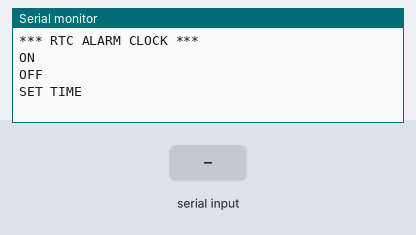
Recording of a program running on a simulated ATmega328P, built with avr-gcc and emulated at 16 MHz. On the bench: the last lines printed to the serial monitor. Wiring (inferred from the names in the program): DS3231 clock at I2C address 0x68. Inputs (shaded band) come from the test bench. The local clock reads 2024-03-15 10:24:30 at power-on unless the program sets it.

Above: at 1.2 s.
1.3 s: "SET TIME \n" received over Serial
At 2.1 s:
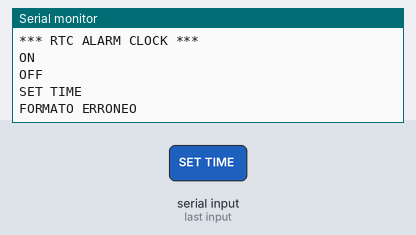
At 3.1 s:
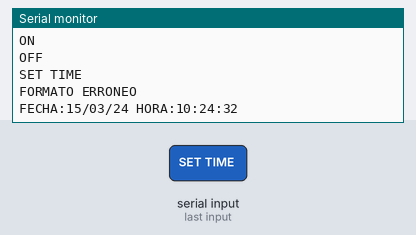
Timing chart, 0 to 4.6 s (numbered marks = the images above; inputs shaded):
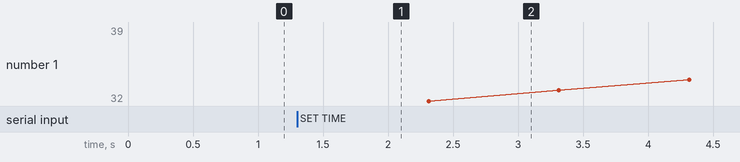

The program:

main.c
```c
#include <avr/io.h>
#include <avr/interrupt.h>
#include <string.h>
#include <util/delay.h>
#include <stdint.h>
#include <stdio.h>

#include "i2c.h"
#include "config.h"
#include "uart.h"
#include "ds3231.h"

#define BUFFER_SIZE 32

typedef enum {
	IDLE,
	ON,
	SET_TIME
} state_t;

static state_t state = IDLE;
static char    cmd_buf[BUFFER_SIZE]; //buffer para comando
static uint8_t cmd_len = 0;

//Acumula bytes hasta CR/LF --> devuelve 1 cuando termino la linea en el bufferASAS
static uint8_t rx_line_ready(void) {
	while (uart_available()) { //mientras haya datos en el buffer
		char c = uart_read(); //lee caracter
		if (c=='\r' || c=='\n') { //verifica si es fin de linea
			cmd_buf[cmd_len] = '\0';
			cmd_len = 0;
			return 1;
		}
		if (cmd_len < BUFFER_SIZE-1) { //verifica que no este lleno
			cmd_buf[cmd_len] = c;
			cmd_len++;
		}
	}
	return 0;
}

int main(void) {
	DDRD |= (1<<PD1);// PD1 = TX out
	uart_init_int();
	twi_init();


	uart_write("\r\n*** RTC ALARM CLOCK ***\r\n");
	uart_write("ON\r\nOFF\r\nSET TIME\r\n");

	rtc_time_t now;
	uint16_t   ms_count = 0;

	while (1) {
		//Menu de opciones
		if (rx_line_ready()) {
			if      (strcasecmp(cmd_buf, "ON") == 0)        state = ON;
			else if (strcasecmp(cmd_buf, "OFF") == 0)       state = IDLE;
			else if (strncmp(cmd_buf, "SET TIME ", 9) == 0) state = SET_TIME;
			cmd_buf[0] = '\0';
			ms_count = 0;
		}

		switch (state) {

			case IDLE:
			_delay_ms(10);
			break;

			case ON:
			_delay_ms(10);
			if ((ms_count += 10) >= 1000) {
				ms_count = 0;
				if (!ds3231_read_time(&now)) {
					char out[48];
					sprintf(out,"\rFECHA:%02u/%02u/%02u HORA:%02u:%02u:%02u    ",now.date, now.month, now.year,now.hour, now.min,  now.sec);uart_write(out);
				}
			}
			break;

			case SET_TIME:
			{
				rtc_time_t t;
				if (sscanf(cmd_buf+9, "%hhu/%hhu/%hhu %hhu:%hhu:%hhu",&t.date, &t.month, &t.year,&t.hour, &t.min,  &t.sec) == 6){
					t.day = 1;
					if (!ds3231_set_time(&t)){
						uart_write("OK\r\n");
					}else{
						uart_write("ERROR I2C\r\n");
					}
				} else {
					uart_write("FORMATO ERRONEO\r\n");
				}
				state = ON;
			}
			break;
		}
	}
}
```

ds3231.c
```c
#include "i2c.h"
#include "ds3231.h"

uint8_t bcd2dec(uint8_t b){
	uint8_t decena = (b >> 4) & 0x0F;
	uint8_t unidad = b & 0x0F;
	uint8_t res = decena * 10 + unidad;
	return res;
}
uint8_t dec2bcd(uint8_t d){
	uint8_t decena = d/10;
	uint8_t unidad = d % 10;
	uint8_t res = (decena << 4) | unidad;
	return res;

}

uint8_t ds3231_read_time(rtc_time_t *t)
{
	if (twi_start(DS3231_ADDR_WRITE) != 0x18){
		return 1;
	}
	twi_write(0x00);                              // seconds reg
	if (twi_start(DS3231_ADDR_READ)  != 0x40){
		return 1;
	}

	t->sec   = bcd2dec(twi_read(1));
	t->min   = bcd2dec(twi_read(1));
	t->hour  = bcd2dec(twi_read(1));
	t->day   = bcd2dec(twi_read(1));
	t->date  = bcd2dec(twi_read(1));
	t->month = bcd2dec(twi_read(1));
	t->year  = bcd2dec(twi_read(0));              // NACK último byte
	twi_stop();
	return 0;
}

uint8_t ds3231_set_time(const rtc_time_t *t)
{
	if (twi_start(DS3231_ADDR_WRITE) != 0x18){
		return 1;
	}
	twi_write(0x00);          // seconds reg
	twi_write(dec2bcd(t->sec));
	twi_write(dec2bcd(t->min));
	twi_write(dec2bcd(t->hour));
	twi_write(dec2bcd(t->day));
	twi_write(dec2bcd(t->date));
	twi_write(dec2bcd(t->month));
	twi_write(dec2bcd(t->year));
	twi_stop();
	return 0;
}
```

ds3231.h
```c
#ifndef DS3231_H_
#define DS3231_H_

#include <stdint.h>

// 7bits <<1 para R/W
#define DS3231_ADDR_WRITE 0xD0
#define DS3231_ADDR_READ  0xD1

//BCD - decimal
uint8_t bcd2dec(uint8_t b);
uint8_t dec2bcd(uint8_t d);

//fecha y hora
typedef struct {
	uint8_t sec, min, hour;
	uint8_t day, date, month, year;   // day = 1 7 (lunes = 1)
} rtc_time_t;

//func auxiliares
uint8_t ds3231_read_time(rtc_time_t *t);
uint8_t ds3231_set_time(const rtc_time_t *t);

#endif 
```

i2c.c
```c
#include <avr/io.h>
#include <stdint.h>
#include "config.h"
#include "i2c.h"

#define TWI_BITRATE ((F_CPU/TWI_FREQ - 16)/2)// --> SCL freq = F_CPU / (16 + (2xTWBRxPrescaler) )
											//TWI freq = F_CPU / ( 16 + (2xTWBR) )
											//despejando --> TWBR = ( (F_CPU/TWI freq) - 16 ) / 2

void twi_init(void)
{
	TWSR = 0; // prescaler 1
	TWBR = (uint8_t)TWI_BITRATE;
}

uint8_t twi_start(uint8_t addr_rw)
{
	TWCR = (1<<TWINT) //interrupt flag 1
	|(1<<TWSTA)//start condition 1
	|(1<<TWEN); //twi enable 1
	while(!(TWCR & (1<<TWINT))); //espera a que TWINT = 1
	TWDR = addr_rw; //se carga la direccion + bit r/w

	TWCR = (1<<TWINT)
	|(1<<TWEN);
	while(!(TWCR & (1<<TWINT))); //espera que se procese byte y ack
	return (TWSR & 0xF8); //lee el registro de estado y devuelve los bits de datos (primeros 5)
}

void twi_stop(void)
{
	TWCR = (1<<TWINT)
	|(1<<TWEN)
	|(1<<TWSTO); //pone el bit de STOP en 1
}

void twi_write(uint8_t data)
{
	TWDR = data;//se carga el dato en el registro
	TWCR = (1<<TWINT)|(1<<TWEN);//seteamos el reg de control
	while(!(TWCR & (1<<TWINT)));//esperamos a que termine
}

uint8_t twi_read(uint8_t ack)
{
	uint8_t control_reg = (1<<TWINT) | (1<<TWEN);
	if(ack){ //si ack = 1 ponemos en 1 el bit de ack (TWEA)
		control_reg |= (1<<TWEA);
	}
	TWCR = control_reg;
	while(!(TWCR & (1<<TWINT))); //esperamos que termine la lectura
	return TWDR; //devuelve el dato leido
}
```

i2c.h
```c
#ifndef I2C_H_
#define I2C_H_

#include <stdint.h>

void    twi_init(void);
uint8_t twi_start(uint8_t addr_rw);
void    twi_write(uint8_t data);
uint8_t twi_read(uint8_t ack);
void    twi_stop(void);

#endif
```

uart.c
```c
#include <avr/io.h>
#include <avr/interrupt.h>
#include "config.h"
#include "uart.h"

#define BUFSZ  64 //tamaño de buffer
static volatile char rx_buf[BUFSZ]; //buffer recepcion
static volatile uint8_t rx_ini, rx_fin;

static volatile char tx_buf[BUFSZ]; //bufer transmision
static volatile uint8_t tx_ini, tx_fin;

static inline uint8_t buf_inc(uint8_t p) {
	uint8_t sig = p + 1; //suma 1 al indice
	if(sig >= BUFSZ){ //si el buffer se lleno se vuelve al inicio
		sig = 0;
	}
	return sig;
}

void uart_init_int(void)
{
	UBRR0H = (uint8_t)((F_CPU/16/BAUD - 1) >> 8);
	UBRR0L = (uint8_t)((F_CPU/16/BAUD - 1));
	UCSR0B = (1<<RXEN0)//habilito receptor
	| (1<<TXEN0)//habilito transmisor
	| (1<<RXCIE0);
	UCSR0C = (1<<UCSZ01)
	| (1<<UCSZ00);//formato --> 8 bits - sin bit de paridad - 1 stop bit
	sei();
}

ISR(USART_RX_vect)
{
	uint8_t sig = buf_inc(rx_ini);
	rx_buf[rx_ini] = UDR0;
	if (sig != rx_fin){
		rx_ini = sig;
	}
}

ISR(USART_UDRE_vect)
{
	if (tx_ini == tx_fin) {//cola vacia--> paro interrupcion
		UCSR0B &= ~(1<<UDRIE0);
	} else {
		UDR0 = tx_buf[tx_fin];
		tx_fin = buf_inc(tx_fin);
	}
}

void uart_write(const char *s)
{
	while (*s) {
		uint8_t nxt = buf_inc(tx_ini);
		while (nxt == tx_fin) ;         /* wait if queue full           */
		tx_buf[tx_ini] = *s++;
		tx_ini = nxt;
	}
	UCSR0B |= (1<<UDRIE0);               /* kick TX ISR                  */
}

uint8_t uart_available(void) { return (BUFSZ + rx_ini - rx_fin) & (BUFSZ-1); }

char uart_read(void)
{
	char c = 0;
	if (rx_ini != rx_fin) {
		c = rx_buf[rx_fin];
		rx_fin = buf_inc(rx_fin);
	}
	return c;
}
```

uart.h
```c
#ifndef UART_H_
#define UART_H_

#include <stdint.h>

void uart_init_int(void);
void uart_write(const char *s);//Copia a la cola TX
uint8_t uart_available(void);//Caracteres esperando en cola RX
char uart_read(void);//POP de un character de la cola RX

#endif
```

config.h
```c
#ifndef CONFIG_H_
#define CONFIG_H_

#define F_CPU   16000000UL //16 MHz

#define BAUD    9600UL      // UART
#define TWI_FREQ 100000UL //100 k Hz estándar I2C

#endif
```

Measured:
- after the input at 1.3 s, the serial monitor: prints a new line at once (image 1)
